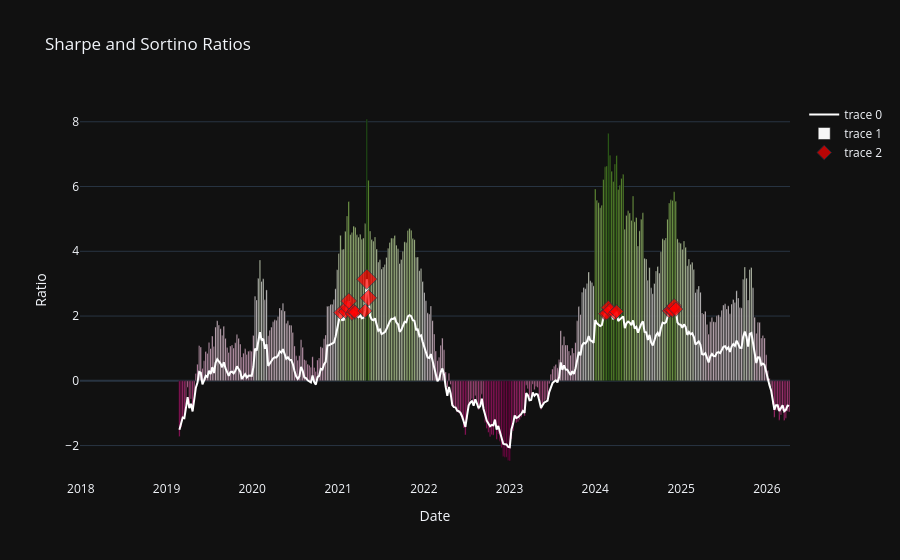

The notebook cell saved with this chart:
### Code cell
sharpe_top_dates_btc = btc_w.sharpe_ratio().index[btc_mask["sharpe_top"]]
sharpe_top_values_btc = btc_w.sharpe_ratio()[btc_mask["sharpe_top"]]

fig_btc_ss = make_subplots(rows=1, cols=1)

fig_btc_ss.add_trace(go.Scatter(
    x=btc_w.sharpe_ratio().index,
    y=btc_w.sharpe_ratio(),
    marker_color='white')
    , row=1, col=1)
fig_btc_ss.add_trace(go.Bar(
    x=btc_w.sortino_ratio().index,
    y=btc_w.sortino_ratio(),
    marker_color=btc_w.sortino_ratio())
    , row=1, col=1)
fig_btc_ss.add_trace(go.Scatter(
    x=sharpe_top_dates_btc,
    y=sharpe_top_values_btc,
    mode='markers',
    marker=dict(size=sharpe_top_values_btc*5, color='red', symbol='diamond'),
), row=1, col=1)

fig_btc_ss.update_layout(title="Sharpe and Sortino Ratios", xaxis_title="Date", yaxis_title="Ratio", template="plotly_dark")
fig_btc_ss.show()

### Figure 1 — Plotly figure (JSON) as saved in the notebook; plotly's stock layout.template omitted (floating-point values rounded to 4 significant figures; data arrays with more than 128 entries replaced by an {"elided": "..."} marker saying what was removed)
{"data": [{"marker": {"color": "white"}, "type": "scatter", "x": {"elided": "432 str values"}, "xaxis": "x", "y": {"elided": "432 float values"}, "yaxis": "y"}, {"marker": {"color": {"elided": "432 float values"}}, "type": "bar", "x": {"elided": "432 str values"}, "xaxis": "x", "y": {"elided": "432 float values"}, "yaxis": "y"}, {"marker": {"color": "red", "size": [10.52, 10.68, 11.4, 12.32, 10.34, 10.73, 10.61, 10.8, 15.69, 12.81, 10.37, 10.42, 11.31, 10.88, 10.4, 10.69, 10.81, 10.96, 10.9, 11.55, 11.06], "symbol": "diamond"}, "mode": "markers", "type": "scatter", "x": ["2021-01-11T00:00:00", "2021-02-01T00:00:00", "2021-02-08T00:00:00", "2021-02-15T00:00:00", "2021-03-01T00:00:00", "2021-03-08T00:00:00", "2021-03-15T00:00:00", "2021-04-26T00:00:00", "2021-05-03T00:00:00", "2021-05-10T00:00:00", "2024-02-12T00:00:00", "2024-02-19T00:00:00", "2024-02-26T00:00:00", "2024-03-04T00:00:00", "2024-03-25T00:00:00", "2024-04-01T00:00:00", "2024-11-11T00:00:00", "2024-11-18T00:00:00", "2024-11-25T00:00:00", "2024-12-02T00:00:00", "2024-12-09T00:00:00"], "xaxis": "x", "y": [2.104, 2.136, 2.279, 2.464, 2.068, 2.145, 2.122, 2.159, 3.138, 2.562, 2.073, 2.085, 2.262, 2.177, 2.08, 2.138, 2.161, 2.192, 2.181, 2.31, 2.211], "yaxis": "y"}], "layout": {"title": {"text": "Sharpe and Sortino Ratios"}, "xaxis": {"anchor": "y", "domain": [0, 1], "title": {"text": "Date"}}, "yaxis": {"anchor": "x", "domain": [0, 1], "title": {"text": "Ratio"}}}}
